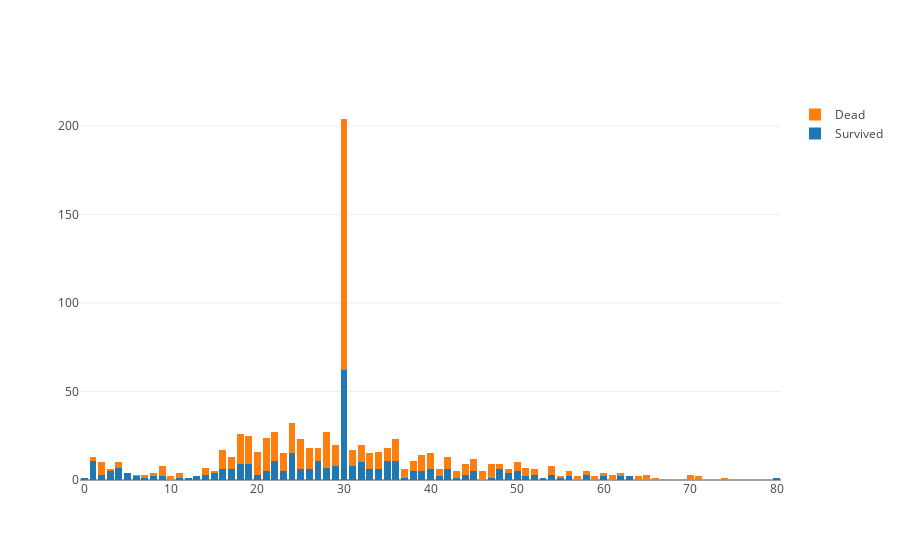

The code cell stored with this chart in its notebook:
### Code cell
trace1 = go.Bar(
            x=as_df.age,
            y=as_df.np,
    name='Survived'
)

trace2 = go.Bar(
            x=ad_df.age,
            y=ad_df.np,
    name='Dead'
)


data = [trace1, trace2]
layout = go.Layout(
    barmode='stack'
)

fig = go.Figure(data=data, layout=layout)
iplot(fig, filename='stacked-bar')

### Figure 1 — Plotly figure (JSON) as saved in the notebook; plotly's stock layout.template omitted (floating-point values rounded to 4 significant figures)
{"data": [{"name": "Survived", "type": "bar", "x": [0, 1, 2, 3, 4, 5, 6, 7, 8, 9, 10, 11, 12, 13, 14, 15, 16, 17, 18, 19, 20, 21, 22, 23, 24, 25, 26, 27, 28, 29, 30, 31, 32, 33, 34, 35, 36, 37, 38, 39, 40, 41, 42, 43, 44, 45, 46, 47, 48, 49, 50, 51, 52, 53, 54, 55, 56, 57, 58, 59, 60, 61, 62, 63, 64, 65, 66, 70, 71, 74, 80], "y": [1, 11, 3, 5, 7, 4, 2, 1, 2, 2, 0, 1, 1, 2, 3, 4, 6, 6, 9, 9, 3, 5, 11, 5, 15, 6, 6, 11, 7, 8, 62, 8, 10, 6, 6, 11, 11, 1, 5, 5, 6, 2, 6, 1, 3, 5, 0, 1, 6, 4, 5, 2, 3, 1, 3, 1, 2, 0, 3, 0, 2, 0, 2, 2, 0, 0, 0, 0, 0, 0, 1]}, {"name": "Dead", "type": "bar", "x": [0, 1, 2, 3, 4, 5, 6, 7, 8, 9, 10, 11, 12, 13, 14, 15, 16, 17, 18, 19, 20, 21, 22, 23, 24, 25, 26, 27, 28, 29, 30, 31, 32, 33, 34, 35, 36, 37, 38, 39, 40, 41, 42, 43, 44, 45, 46, 47, 48, 49, 50, 51, 52, 53, 54, 55, 56, 57, 58, 59, 60, 61, 62, 63, 64, 65, 66, 70, 71, 74, 80], "y": [0, 2, 7, 1, 3, 0, 1, 2, 2, 6, 2, 3, 0, 0, 4, 1, 11, 7, 17, 16, 13, 19, 16, 10, 17, 17, 12, 7, 20, 12, 142, 9, 10, 9, 10, 7, 12, 5, 6, 9, 9, 4, 7, 4, 6, 7, 5, 8, 3, 2, 5, 5, 3, 0, 5, 1, 3, 2, 2, 2, 2, 3, 2, 0, 2, 3, 1, 3, 2, 1, 0]}], "layout": {"barmode": "stack"}}
